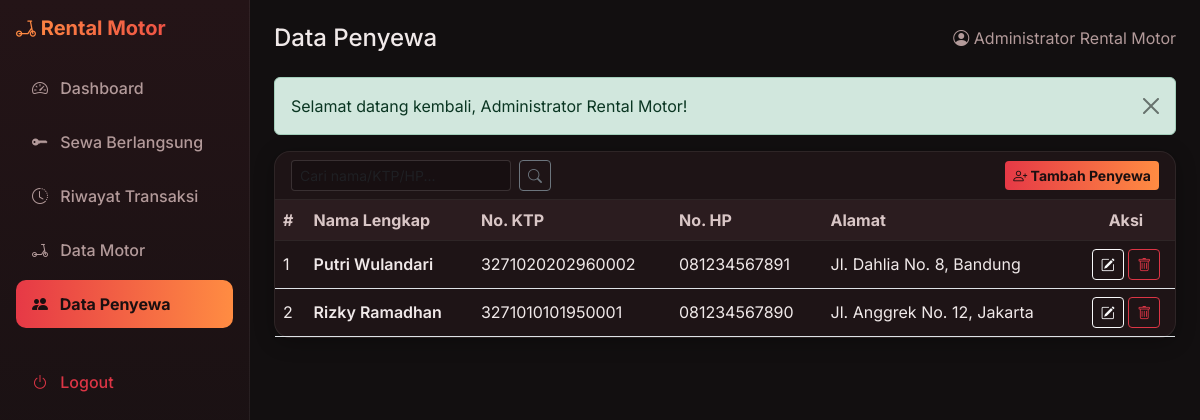
/penyewa.php (signed in), run on the app's committed database.
### tables this page shows
CREATE TABLE IF NOT EXISTS penyewa (
    id INT AUTO_INCREMENT PRIMARY KEY,
    nama_lengkap VARCHAR(100) NOT NULL,
    no_ktp VARCHAR(20) NOT NULL UNIQUE,
    no_hp VARCHAR(20) NOT NULL,
    alamat TEXT NULL,
    created_at TIMESTAMP DEFAULT CURRENT_TIMESTAMP
);

### penyewa.php (the view, shortened to what this page needs)
<?php
require_once __DIR__ . '/functions.php';
$pdo = getConnection();
$keyword = trim($_GET['q'] ?? '');
if (!empty($keyword)) {
    $stmt = $pdo->prepare('
        SELECT * FROM penyewa
        WHERE nama_lengkap LIKE :keyword OR no_ktp LIKE :keyword OR no_hp LIKE :keyword
        ORDER BY nama_lengkap ASC
    ');
    $stmt->execute(['keyword' => '%' . $keyword . '%']);
} else {
    $stmt = $pdo->query('SELECT * FROM penyewa ORDER BY nama_lengkap ASC');
}
$daftarPenyewa = $stmt->fetchAll();
$csrfToken  = generateCsrfToken();
require_once __DIR__ . '/header.php';
?>
<div class="card card-glass">
    <div class="card-header d-flex justify-content-between align-items-center flex-wrap gap-2">
        <form method="GET" action="penyewa.php" class="d-flex" role="search">
            <input type="text" name="q" class="form-control form-control-sm me-2" placeholder="Cari nama/KTP/HP..." value="<?= clean($keyword) ?>" style="width: 220px;">
            <button class="btn btn-sm btn-outline-secondary" type="submit"><i class="bi bi-search"></i></button>
        </form>
        <button class="btn btn-primary-motor btn-sm" data-bs-toggle="modal" data-bs-target="#modalPenyewa" onclick="bukaModalTambah()">
            <i class="bi bi-person-plus"></i> Tambah Penyewa
        </button>
    </div>
    <div class="card-body p-0">
        <div class="table-responsive">
            <table class="table table-hover mb-0 align-middle">
                <thead class="table-light">
                    <tr>
                        <th>#</th>
                        <th>Nama Lengkap</th>
                        <th>No. KTP</th>
                        <th>No. HP</th>
                        <th>Alamat</th>
                        <th class="text-center">Aksi</th>
                    </tr>
                </thead>
                <tbody>
                    <?php if (empty($daftarPenyewa)): ?>
                        <tr><td colspan="6" class="text-center text-muted-light py-4">Tidak ada data penyewa.</td></tr>
                    <?php else: ?>
                        <?php foreach ($daftarPenyewa as $i => $p): ?>
                            <tr>
                                <td><?= $i + 1 ?></td>
                                <td class="fw-semibold"><?= clean($p['nama_lengkap']) ?></td>
                                <td><?= clean($p['no_ktp']) ?></td>
                                <td><?= clean($p['no_hp']) ?></td>
                                <td><?= clean($p['alamat'] ?? '-') ?></td>
                                <td class="text-center">
                                    <button class="btn btn-sm btn-outline-light"
                                        data-bs-toggle="modal" data-bs-target="#modalPenyewa"
                                        onclick='bukaModalEdit(<?= json_encode($p, JSON_HEX_APOS | JSON_HEX_QUOT) ?>)'>
                                        <i class="bi bi-pencil-square"></i>
                                    </button>
                                    <a class="btn btn-sm btn-outline-danger"
                                       href="penyewa.php?aksi=hapus&id=<?= (int) $p['id'] ?>&csrf_token=<?= clean($csrfToken) ?>"
                                       onclick="return confirm('Yakin ingin menghapus data <?= clean($p['nama_lengkap']) ?>?')">
                                        <i class="bi bi-trash"></i>
                                    </a>
                                </td>
                            </tr>
                        <?php endforeach; ?>
                    <?php endif; ?>
                </tbody>
            </table>
        </div>
    </div>
</div>
<?php require_once __DIR__ . '/footer.php'; ?>

### header.php (style rules this page uses)
body { background: #120f10; font-family: 'Inter', sans-serif; color: #f0e9e9; }
.card-stat, .card-glass { border: 1px solid rgba(255,255,255,0.07); border-radius: 16px; background: #1e1416; box-shadow: 0 4px 20px rgba(0,0,0,0.3); color: #f0e9e9; }
.card-glass .card-header { background: transparent; border-bottom: 1px solid rgba(255,255,255,0.07); color: #d9c6c6; font-weight: 600; }
.table { color: #f0e9e9; }
.table > :not(caption) > * > * { background-color: transparent; color: #f0e9e9; }
.table-light, thead.table-light th { background-color: #2b1c1f !important; color: #d9c6c6 !important; border-color: rgba(255,255,255,0.07); }
.form-control, .form-select { background-color: #170f11; border: 1px solid rgba(255,255,255,0.12); color: #f0e9e9; }
.btn-primary-motor { background: linear-gradient(90deg, #e63946, #ff8c42); border: none; color: #1a0f10; font-weight: 700; }

### data on the page
penyewa: nama_lengkap "Putri Wulandari", no_ktp "3271020202960002", no_hp "081234567891", alamat "Jl. Dahlia No. 8, Bandung"
penyewa: nama_lengkap "Rizky Ramadhan", no_ktp "3271010101950001", no_hp "081234567890", alamat "Jl. Anggrek No. 12, Jakarta"

### other printed values
$pageTitle "Data Penyewa"
$_SESSION['nama_lengkap'] "Administrator Rental Motor"
$message "Selamat datang kembali, Administrator Rental Motor!"
